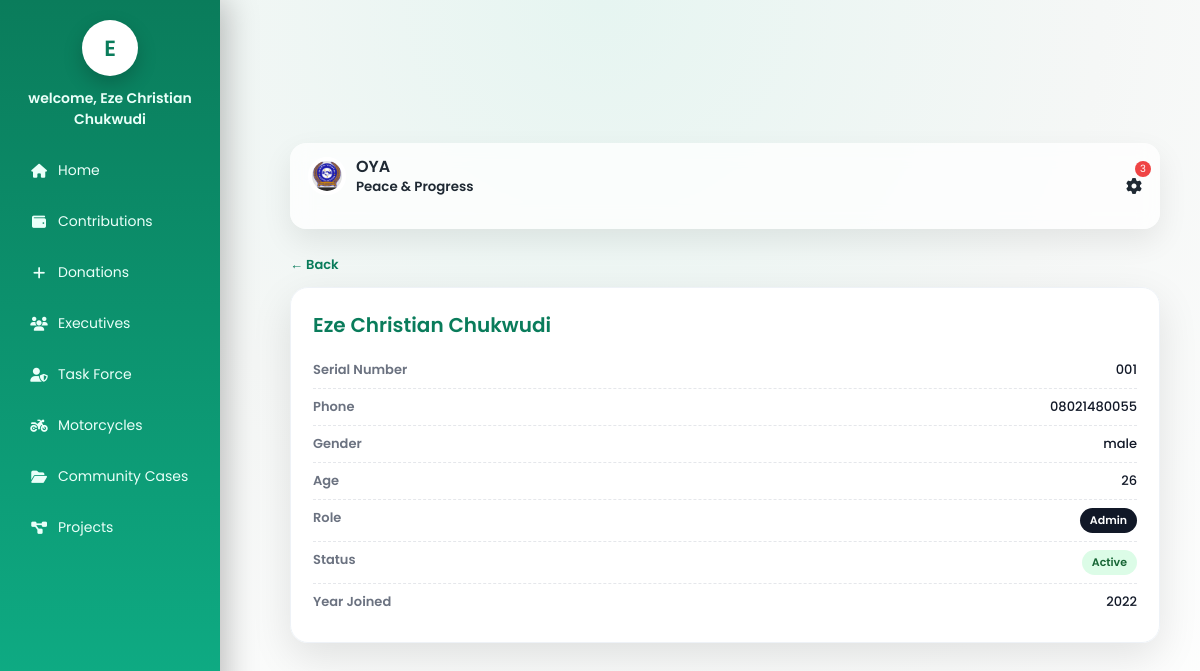
/members/11/ (signed in), run on the app's committed database.
### accounts/models.py (models this page shows, shortened)
class Member(models.Model):
    ROLE_CHOICES = [
        ('admin', 'Admin'),
        ('executive', 'Executive'),
        ('member', 'Floor Member'),
    ]
    STATUS_CHOICES = [
        ('active', 'Active'),
        ('inactive', 'Inactive'),
        ('suspended', 'Suspended'),
    ]
    serial_number = models.CharField(max_length=20, unique=True)
    full_name = models.CharField(max_length=200)
    phone_number = models.CharField(max_length=20)
    gender = models.CharField(max_length=10)
    age = models.PositiveIntegerField()
    role = models.CharField(max_length=20, choices=ROLE_CHOICES)
    executive_position = models.CharField(max_length=100, null=True, blank=True)
    status = models.CharField(max_length=20, choices=STATUS_CHOICES)
    year_joined = models.PositiveIntegerField()
    password = models.CharField(max_length=128)  # hashed later
    created_at = models.DateTimeField(auto_now_add=True)

### accounts/decorators.py (the view)
    def wrapper(request, *args, **kwargs):
        if not request.session.get('member_id'):
            return redirect('login')
        return view_func(request, *args, **kwargs)

### accounts/views.py (called while the page is built)
@login_required
def member_profile(request, member_id):
    member = Member.objects.get(id=member_id)
    announcements_count = Announcement.objects.filter(is_active=True).count()
    minutes_count = MeetingMinute.objects.count()
    return render(request, 'accounts/member_profile.html', {
        'member': member,
        'announcements_count': announcements_count,
        'minutes_count': minutes_count,
    })

### accounts/templates/accounts/member_profile.html (shortened to what this page needs)
{% load static %}
<!DOCTYPE html>
<html lang="en">
<head>
  <link rel="stylesheet" href="https://cdnjs.cloudflare.com/ajax/libs/font-awesome/6.5.0/css/all.min.css">
    <link rel="stylesheet" href="{% static 'accounts/css/styles.css' %}">
</head>
<body>
	<aside class="sidebar" id="sidebar">
		<div class="brand">
			<a href="{% url 'dashboard' %}" style="text-decoration: none;"><div class="avatar">{{ member.full_name|slice:":1" }}</div></a>
		</div>
		<strong>welcome, {{ member.full_name }}</strong>
		<nav class="menu">
			<a href="{% url 'dashboard' %}"><i class="fa fa-home"></i> Home</a>
			<a href="{% url 'contributions_list' %}"><i class="fa fa-wallet"></i> Contributions</a>
			<a href="{% url 'donation_list' %}"><i class="fa fa-plus"></i> Donations</a>
			<a href="{% url 'executives_list' %}"><i class="fa fa-users"></i> Executives</a>
			<a href="{% url 'taskforce_list' %}"><i class="fa fa-user-shield"></i> Task Force</a>
			<a href="{% url 'motorcycles_list' %}"><i class="fa fa-motorcycle"></i> Motorcycles</a>
			<a href="{% url 'cases_list' %}"><i class="fa fa-folder-open"></i> Community Cases</a>
			<a href="{% url 'projects_list' %}"><i class="fa fa-diagram-project"></i> Projects</a>
		</nav>
	</aside>
  <main class="main">
   <div class="topbar">
  <div class="left-top">
    <div class="brand">
      <img src="{% static 'accounts/images/oya logo.jpeg' %}" alt="OYA Logo">
      <span>
        OYA<br>
        <small>Peace & Progress</small>
      </span>
    </div>
  </div>
  <div class="actions">
    <div class="profile" onclick="toggleProfile()">
      <span class="badge-noty">
        {{ announcements_count|add:minutes_count }}
      </span>
      <i class="fa fa-cog"></i>
    </div>
  </div>
</div>
  <div class="wrapper">
    <a href="{% url 'dashboard' %}" class="back-link">← Back</a>
    <div class="card">
      <h2>{{ member.full_name }}</h2>
      <div class="row">
        <span class="label">Serial Number</span>
        <span class="value">{{ member.serial_number }}</span>
      </div>
      <div class="row">
        <span class="label">Phone</span>
        <span class="value">{{ member.phone_number }}</span>
      </div>
      <div class="row">
        <span class="label">Gender</span>
        <span class="value">{{ member.gender }}</span>
      </div>
      <div class="row">
        <span class="label">Age</span>
        <span class="value">{{ member.age }}</span>
      </div>
      <div class="row">
        <span class="label">Role</span>
        <span class="value">
          <span class="badge {% if member.role == 'admin' %}role-admin{% endif %}">
            {{ member.role|title }}
          </span>
        </span>
      </div>
      <div class="row">
        <span class="label">Status</span>
        <span class="value">
          <span class="badge status-{{ member.status }}">
            {{ member.status|title }}
          </span>
        </span>
      </div>
      <div class="row">
        <span class="label">Year Joined</span>
        <span class="value">{{ member.year_joined }}</span>
      </div>
    </div>
  </div>
    </main>
</body>
</html>

### accounts/static/accounts/css/styles.css (style rules this page uses)
:root { --primary: #0a7c5b; --bg: #f5f7f6; --card: #ffffff; --text: #1f2933; --muted: #6b7280; --shadow: 0 10px 25px rgba(0,0,0,.08); --radius: 16px; }
* { box-sizing: border-box; }
body { margin: 0; font-family: 'Poppins', sans-serif; background: var(--bg); color: var(--text); min-height: 100vh; display: flex; }
.sidebar { width:220px; background:linear-gradient(180deg,#0a7c5b,#0fb38a); color:#eafff9; padding:20px 18px; position:fixed; inset:0 auto 0 0; z-index:1000; box-shadow:6px 0 30px rgba(0,0,0,.25); transition:transform .3s ease; }
.sidebar .brand { display:flex; justify-content:center; margin-bottom:12px; }
.sidebar .avatar { width:56px; height:56px; border-radius:50%; background:#fff; color:#0a7c5b; display:grid; place-items:center; font-size:22px; font-weight:600; box-shadow:0 8px 20px rgba(0,0,0,.2); }
.sidebar strong { display:block; text-align:center; margin-top:8px; font-weight:600; font-size:14px; }
.menu { margin-top:12px; }
.menu a { display:flex; align-items:center; gap:12px; padding:11px 14px; border-radius:12px; color:#eafff9; text-decoration:none; font-size:14px; margin-bottom:6px; }
.menu a i { width:18px; text-align:center; }
.brand { display: flex; align-items: center; gap: 10px; margin-bottom: 20px; }
.brand img { width: 42px; height: 42px; object-fit: contain; border-radius: 50%; background: #fff; padding: 4px; }
.brand span { font-weight: 600; font-size: 16px; line-height: 1.2; }
.menu a { display: flex; align-items: center; gap: 10px; padding: 12px; border-radius: 10px; text-decoration: none; color: #eafff9; margin-bottom: 6px; }
.main { margin-left: 250px; width: 100%; padding: 16px 20px 30px; }
.topbar { position:sticky; top:0; display:flex; justify-content:space-between; align-items:center; padding:14px 18px; margin-bottom:22px; background:rgba(255,255,255,.75); backdrop-filter:blur(10px); border-radius:16px; box-shadow:0 12px 30px rgba(0,0,0,.08); z-index:50; }
.left-top { display: flex; align-items: center; gap: 10px; }
.topbar .brand { display:flex; align-items:center; gap:10px; }
.topbar .brand img { width:38px; height:38px; border-radius:50%; background:#fff; padding:4px; }
.actions { display: flex; align-items: center; gap: 10px; position: relative; z-index: 60; }
.badge-noty { position: absolute; top: -17px; right: -9px; background: #ef4444; color: #fff; font-size: 10px; border-radius: 50%; padding: 0px 5px; }
.profile { cursor:pointer; display:flex; align-items:center; gap:8px; }
.avatar { width: 32px; height: 32px; border-radius: 50%; background: linear-gradient(135deg, #0a7c5b, #0fb38a); color: #fff; display: grid; place-items: center; font-weight: 600; }

### accounts/templates/accounts/member_profile.html (style rules this page uses)
* { box-sizing: border-box; }
body { margin: 0; min-height: 100vh; font-family: 'Poppins', sans-serif; background: radial-gradient(circle at top, #e6f5f1, #f5f7f6, #ffffff); padding: 20px; display: flex; align-items: center; justify-content: center; }
.wrapper { width: 100%; max-width: 1050px; }
.back-link { display: inline-block; margin-bottom: 12px; text-decoration: none; font-weight: 600; font-size: 13px; color: #0a7c5b; }
.card { background: rgba(255, 255, 255, 0.95); backdrop-filter: blur(6px); border-radius: 18px; padding: 22px; box-shadow: 0 14px 40px rgba(0, 0, 0, 0.1); border: 1px solid #eef2f7; }
.card h2 { margin: 0 0 12px; font-size: 20px; font-weight: 600; color: #0a7c5b; }
.row { display: flex; justify-content: space-between; gap: 10px; padding: 8px 0; border-bottom: 1px dashed #e5e7eb; font-size: 13px; }
.row:last-child { border-bottom: none; }
.label { color: #6b7280; font-weight: 600; }
.value { color: #111827; font-weight: 500; text-align: right; }
.badge { display: inline-block; padding: 4px 10px; border-radius: 999px; font-size: 11px; font-weight: 600; background: #ecfdf5; color: #065f46; }
.badge.role-admin { background: #111827; color: #ffffff; }
.badge.status-active { background: #dcfce7; color: #166534; }

### data on the page
Member: full_name "E", full_name "Eze Christian Chukwudi", serial_number "001", phone_number "08021480055", gender "male", age "26", role "Admin", status "Active", year_joined "2022"

### other printed values
{{ announcements_count|add:minutes_count }} "3"
